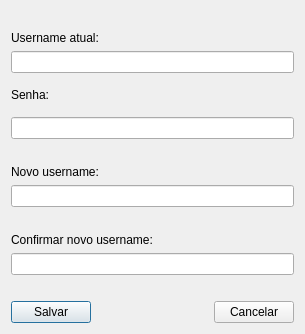
<?xml version="1.0" encoding="UTF-8"?>
<ui version="4.0">
 <class>alterarusername</class>
 <widget class="QDialog" name="alterarusername">
  <property name="geometry">
   <rect>
    <x>0</x>
    <y>0</y>
    <width>305</width>
    <height>334</height>
   </rect>
  </property>
  <property name="windowTitle">
   <string>Dialog</string>
  </property>
  <layout class="QVBoxLayout" name="verticalLayout_11">
   <item>
    <layout class="QVBoxLayout" name="verticalLayout_10">
     <item>
      <layout class="QVBoxLayout" name="verticalLayout_9">
       <item>
        <layout class="QVBoxLayout" name="verticalLayout_6">
         <item>
          <widget class="QLabel" name="aviso3_label">
           <property name="text">
            <string/>
           </property>
          </widget>
         </item>
         <item>
          <layout class="QVBoxLayout" name="verticalLayout_5">
           <item>
            <layout class="QVBoxLayout" name="verticalLayout_3">
             <item>
              <widget class="QLabel" name="usernameatual_label">
               <property name="text">
                <string>Username atual: </string>
               </property>
              </widget>
             </item>
             <item>
              <widget class="QLineEdit" name="useratual_lineEdit"/>
             </item>
            </layout>
           </item>
           <item>
            <layout class="QVBoxLayout" name="verticalLayout_4"/>
           </item>
          </layout>
         </item>
        </layout>
       </item>
       <item>
        <widget class="QLabel" name="senhaatual_label_2">
         <property name="text">
          <string>Senha:</string>
         </property>
        </widget>
       </item>
       <item>
        <layout class="QVBoxLayout" name="verticalLayout_7">
         <item>
          <layout class="QVBoxLayout" name="verticalLayout_2">
           <item>
            <widget class="QLineEdit" name="Senha_lineEdit">
             <property name="echoMode">
              <enum>QLineEdit::Password</enum>
             </property>
            </widget>
           </item>
           <item>
            <widget class="QLabel" name="aviso4_label">
             <property name="text">
              <string/>
             </property>
            </widget>
           </item>
           <item>
            <widget class="QLabel" name="newuser_label_3">
             <property name="text">
              <string>Novo username:</string>
             </property>
            </widget>
           </item>
           <item>
            <widget class="QLineEdit" name="novouser_lineEdit"/>
           </item>
          </layout>
         </item>
         <item>
          <widget class="QLabel" name="aviso5_label">
           <property name="text">
            <string/>
           </property>
          </widget>
         </item>
        </layout>
       </item>
       <item>
        <layout class="QVBoxLayout" name="verticalLayout_8">
         <item>
          <layout class="QVBoxLayout" name="verticalLayout">
           <item>
            <widget class="QLabel" name="confirmaruser_label_4">
             <property name="text">
              <string>Confirmar novo username:</string>
             </property>
            </widget>
           </item>
           <item>
            <widget class="QLineEdit" name="confirmaruser_lineEdit"/>
           </item>
          </layout>
         </item>
         <item>
          <widget class="QLabel" name="aviso6_label">
           <property name="text">
            <string/>
           </property>
          </widget>
         </item>
        </layout>
       </item>
      </layout>
     </item>
     <item>
      <layout class="QHBoxLayout" name="horizontalLayout">
       <item>
        <widget class="QPushButton" name="SaveBtn">
         <property name="text">
          <string>Salvar</string>
         </property>
        </widget>
       </item>
       <item>
        <spacer name="horizontalSpacer">
         <property name="orientation">
          <enum>Qt::Horizontal</enum>
         </property>
         <property name="sizeHint" stdset="0">
          <size>
           <width>118</width>
           <height>20</height>
          </size>
         </property>
        </spacer>
       </item>
       <item>
        <widget class="QPushButton" name="CancelBtn">
         <property name="text">
          <string>Cancelar</string>
         </property>
        </widget>
       </item>
      </layout>
     </item>
    </layout>
   </item>
  </layout>
 </widget>
 <resources/>
 <connections/>
</ui>
